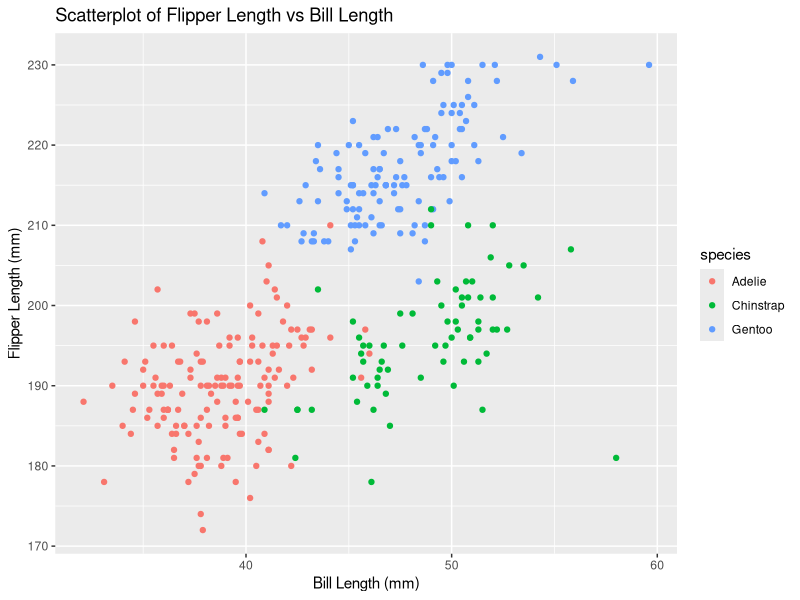

Here is the R script that generated this plot:
## ---- chunk 1
data("penguins", package = "palmerpenguins")
## ---- chunk 2
summary(penguins)
## ---- chunk 3
nrow(penguins)
ncol(penguins)
## ---- chunk 4
mean(penguins$flipper_length_mm, na.rm = TRUE)
## ---- chunk 5
library(ggplot2)

plot1 <- ggplot(penguins, aes(x = bill_length_mm, y = flipper_length_mm, color = species)) + geom_point() + labs(title = "Scatterplot of Flipper Length vs Bill Length",
                    x = "Bill Length (mm)",
                    y = "Flipper Length (mm)")

ggsave("scatterplot flipper vs bill length.png", plot = plot1)
## ---- chunk 6
library(tidyverse)
set.seed(1)

normal_sample <- rnorm(10)
logical_vector <- normal_sample > 0
char_vector <- c("A", "B", "C", "D", "E", "F", "G", "H", "I", "J")
factor_vector <- factor(sample(c("L0", "L1", "L2"), 10, replace = TRUE))

df <- tibble(
  Normal_Sample = normal_sample,
  Logical_Vector = logical_vector,
  Char_Vector = char_vector,
  Factor_Vector = factor_vector
)
## ---- chunk 7
mean(pull(df, Normal_Sample))
mean(pull(df, Logical_Vector))
mean(pull(df, Char_Vector))
mean(pull(df, Factor_Vector))
